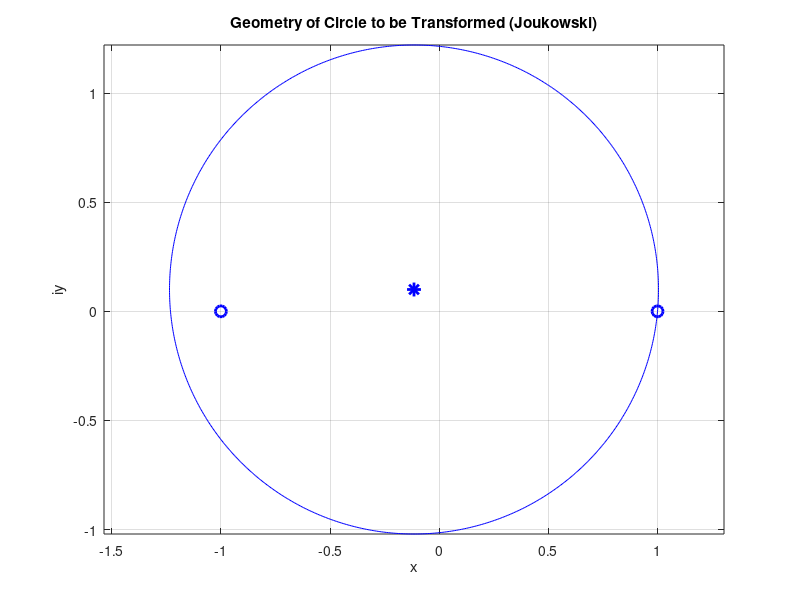
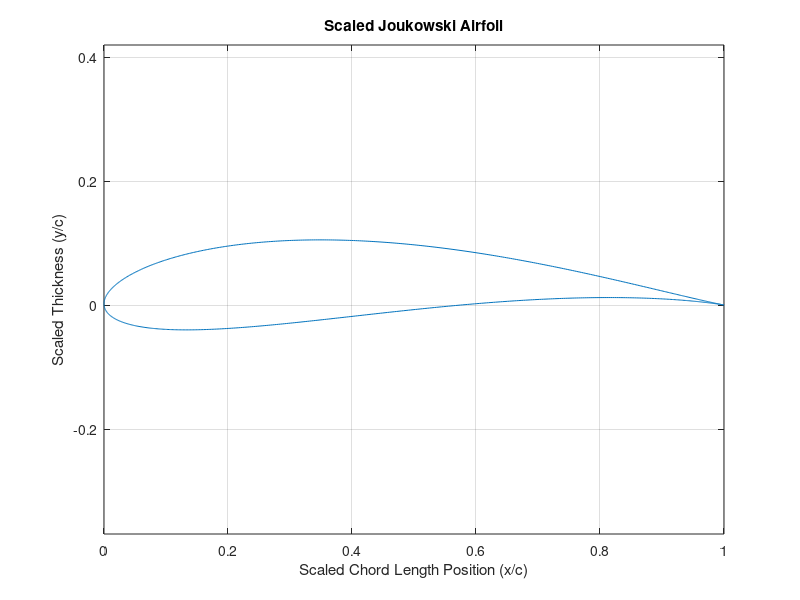
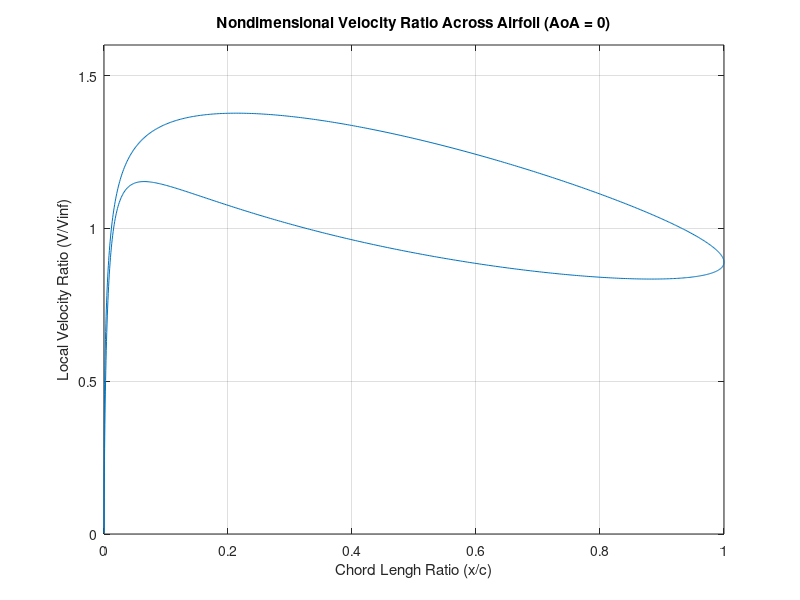
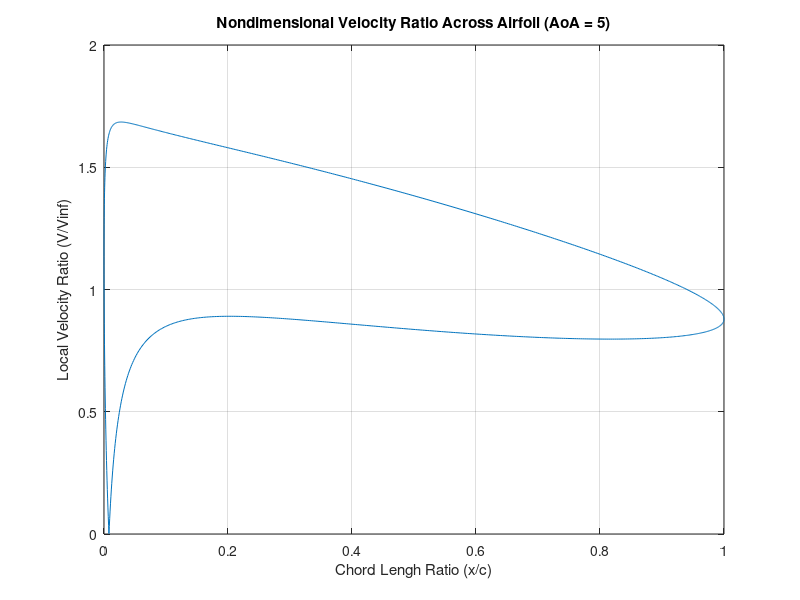

Write the MATLAB code that produced these figures, in order.
%% Von Mises Computer Program Project

% Calculate Circle Center and Radius from Thickness and Camber Ratio
camber_ratio = 0.05;                                % Camber ratio
beta_input = atan(2*camber_ratio);                  % beta value for Joukowski transform
thickness_ratio = 0.15;                             % Thickness Ratio
epsilon = thickness_ratio/1.299;                    % epsilon for center circle
b = 1;                                              % b value for Joukowski transform 
mu = (-epsilon*b) + 1i*(b*tan(beta_input))          % Center circle
a = abs(b - mu);                                    % Circle radius

% Geometry of Circle to be Transformed
theta_TE = angle(b - mu);                           % Theta at trailing edge
theta = linspace(theta_TE, theta_TE + 2*pi, 900); 
zeta = mu + a*exp(1i*theta);                   

% Plotting Circle
figure                                       
plot(real(zeta),imag(zeta), 'b-')
hold on
plot(real(mu), imag(mu), 'b*', 'MarkerSize', 10, 'LineWidth', 2); 
joukowski_zeros = [b, -b];

plot(real(joukowski_zeros), imag(joukowski_zeros), 'bo', 'MarkerSize', 8, 'LineWidth', 2);
hold off; 
axis equal
grid on;
xlabel('x')
ylabel('iy')
title('Geometry of Circle to be Transformed (Joukowski)')

% Joukowski Airfoil Transformation
z = zeta + (b^2 ./ zeta);                           % Airfoil in Z plane
xLE = min(real(z));                                 % Leading edge in real plane
xTE = max(real(z));                                 % Trailing edge in real plane
c = xTE - xLE;                                      % Chord length
xc = (real(z) - xLE) / c;                           % x/c
yc = imag(z) / c;                                   % y/c

figure                                              % Figure 2
plot(xc,yc)                                         % Plot airfoil
xlim([0 1])
axis equal
grid on;
xlabel("Scaled Chord Length Position (x/c)")
ylabel('Scaled Thickness (y/c)')
title('Scaled Joukowski Airfoil')

% Velocity Destribution
beta_geom = -theta_TE;                              % beta for trailing edge

% Angle of Attack = 0
alpha = (pi/180)*0;      

% Calculate v/vinf
V_s_Vinf = (2*abs ( (sin(alpha+beta_geom)) - (sin(alpha-theta)) ) );
dz_dzeta = (abs(1-(b^2 ./ zeta.^2)));
V_Vinf = V_s_Vinf ./ dz_dzeta;

% Fix the trailing edge (TE) points
V_TE = (b/a) * abs(cos(alpha + beta_geom));         % kutta condition
V_Vinf(1) = V_TE;                                   % first point
V_Vinf(end) = V_TE;                                 % last point

% Plot
figure
plot(xc,V_Vinf)
xlim([0 1])
ylim([0 1.6])
xlabel('Chord Lengh Ratio (x/c)')
ylabel('Local Velocity Ratio (V/Vinf)')
title('Nondimensional Velocity Ratio Across Airfoil (AoA = 0)')
grid on;

% Angle of Attack = 5
alpha = (pi/180)*5;

% Calculate V/Vinf
V_s_Vinf = (2*abs ( (sin(alpha+beta_geom)) - (sin(alpha-theta)) ) );
dz_dzeta = (abs(1-(b^2 ./ zeta.^2)));
V_Vinf = V_s_Vinf ./ dz_dzeta;
V_TE = (b/a) * abs(cos(alpha + beta_geom));          % kutta condition
V_Vinf(1) = V_TE;                                    % first point   
V_Vinf(end) = V_TE;                                  % last point

% Plot
figure
plot(xc,V_Vinf)
xlim([0 1])
ylim([0 2])
xlabel('Chord Lengh Ratio (x/c)')
ylabel('Local Velocity Ratio (V/Vinf)')
title('Nondimensional Velocity Ratio Across Airfoil (AoA = 5)')
grid on;

% Angle of Attack = 10
alpha = (pi/180)*10;

% Calculate V/Vinf
V_s_Vinf = (2*abs ( (sin(alpha+beta_geom)) - (sin(alpha-theta)) ) );
dz_dzeta = (abs(1-(b^2 ./ zeta.^2)));
V_Vinf = V_s_Vinf ./ dz_dzeta;
V_TE = (b/a) * abs(cos(alpha + beta_geom));            % kutta condition
V_Vinf(1) = V_TE;                                      % first point
V_Vinf(end) = V_TE;                                    % last point

% Plot
figure
plot(xc,V_Vinf)
xlim([0 1])
ylim([0 2.5])
xlabel('Chord Lengh Ratio (x/c)')
ylabel('Local Velocity Ratio (V/Vinf)')
title('Nondimensional Velocity Ratio Across Airfoil (AoA = 10)')
grid on;

% Angle of Attack = 15
alpha = (pi/180)*15;

% Calculate V/Vinf
V_s_Vinf = (2*abs ( (sin(alpha+beta_geom)) - (sin(alpha-theta)) ) );
dz_dzeta = (abs(1-(b^2 ./ zeta.^2)));
V_Vinf = V_s_Vinf ./ dz_dzeta;
V_TE = (b/a) * abs(cos(alpha + beta_geom));             % Kutta condition
V_Vinf(1) = V_TE;                                       % First point
V_Vinf(end) = V_TE;                                     % Last point

% Plot
figure
plot(xc,V_Vinf)
xlim([0 1])
ylim([0 3.5])
xlabel('Chord Lengh Ratio (x/c)')
ylabel('Local Velocity Ratio (V/Vinf)')
title('Nondimensional Velocity Ratio Across Airfoil (AoA = 15)')
grid on;

% Von Mises Airfoil Transformation

% R = 1.111, UR=-0.072, UI=0.290 from von mises check case
a = 1.111;                                      
mu = -0.072 + 1i*0.290;     
zT = 1.0; 

% Geometry of Circle to be Transformed
theta_TE = angle(zT - mu); 
theta = linspace(theta_TE, theta_TE + 2*pi, 400); 
zeta = mu + a*exp(1i*theta);       

% Kutta condition
beta_geom = -theta_TE;

% Von Mises Circle
figure
plot(real(zeta), imag(zeta), 'b-') 
hold on;
plot(real(mu), imag(mu), 'b*', 'MarkerSize', 10, 'LineWidth', 2);

z2 = -1.0 + 0i;
z3 = 0.370 - 0.471i;
z4 = -0.370 + 0.471i;
vm_zeros = [zT, z2, z3, z4];

plot(real(vm_zeros), imag(vm_zeros), 'bo', 'MarkerSize', 8, 'LineWidth', 2);
hold off;
axis equal
grid on;
xlabel('x')
ylabel('iy')
title('Geometry of Circle (von Mises)')

% zeta values from Von Mises check case
z2 = -1.0 + 0i;
z3 = 0.370 - 0.471i;
z4 = -0.370 + 0.471i;

% Calculate c1,c2,c3 coefficients
c1 = zT^2 - z2*(z3+z4) - z3*z4;
c2 = 0.5 * (zT*(z2*(z3+z4) + z3*z4) + z2*z3*z4);
c3 = (-1/3) * (zT*z2*z3*z4);

% Von Mises Transformation
z = zeta + c1./zeta + c2./(zeta.^2) + c3./(zeta.^3);

% x/c and y/c normalization
xLE = min(real(z));                             
xTE = max(real(z));                             
c = xTE - xLE;                                  
xc = (real(z) - xLE) / c;                       
yc = imag(z) / c;   

coords = [xc(:) yc(:)];

fid = fopen('vonmises.dat','w');
fprintf(fid, 'vonMises_airfoil\n');           % title line
fprintf(fid, '% .6f  % .6f\n', coords.');     % x  y lines
fclose(fid);

% Plotting
figure
plot(xc,yc)                                     
axis equal
grid on;
xlabel("Scaled Chord Length Position (x/c)")
ylabel('Scaled Thickness (y/c)')
title('Scaled von Mises Airfoil')

% Velocity Distribution

% Angle of Attack = 5
alpha = (pi/180)*5;

% Numerator for V/Vinf
V_s_Vinf = (2*abs ( (sin(alpha+beta_geom)) - (sin(alpha-theta)) ) );

% New denominator for V/Vinf
dz_dzeta_factored = (1 - zT./zeta) .* (1 - z2./zeta) .* (1 - z3./zeta) .* (1 - z4./zeta);
dz_dzeta = abs(dz_dzeta_factored);

% V/Vinf calculation
V_Vinf = V_s_Vinf ./ dz_dzeta;

% Numerator for Kutta condition
V_TE_numerator = 2 * abs(cos(alpha + beta_geom)) / a;

% Denominator for Kutta condition
zT_pp = (1/zT) * (1 - z2/zT) * (1 - z3/zT) * (1 - z4/zT);
V_TE_denominator = abs(zT_pp);

% Kutta condition
V_TE = V_TE_numerator / V_TE_denominator;

% First and Last Elements
V_Vinf(1) = V_TE;     
V_Vinf(end) = V_TE;   

% Plotting
figure
plot(xc,V_Vinf)
xlim([0 1])
ylim([0 2.4]) 
xlabel('Chord Lengh Ratio (x/c)')
ylabel('Local Velocity Ratio (V/Vinf)')
title('von Mises Velocity Distribution (AoA = 5)')
grid on;

% Angle of Attack = 0
alpha = (pi/180)*0;

% Numerator for V/Vinf
V_s_Vinf = (2*abs ( (sin(alpha+beta_geom)) - (sin(alpha-theta)) ) );

% New denominator for V/Vinf
dz_dzeta_factored = (1 - zT./zeta) .* (1 - z2./zeta) .* (1 - z3./zeta) .* (1 - z4./zeta);
dz_dzeta = abs(dz_dzeta_factored);

% V/Vinf calculation
V_Vinf = V_s_Vinf ./ dz_dzeta;

% Numerator for Kutta condition
V_TE_numerator = 2 * abs(cos(alpha + beta_geom)) / a;

% Denominator for Kutta condition
zT_pp = (1/zT) * (1 - z2/zT) * (1 - z3/zT) * (1 - z4/zT);
V_TE_denominator = abs(zT_pp);

% Kutta condition
V_TE = V_TE_numerator / V_TE_denominator;

% First and Last Elements
V_Vinf(1) = V_TE;     
V_Vinf(end) = V_TE;   

% Plotting
figure
plot(xc,V_Vinf)
xlim([0 1])
ylim([0 2.4]) 
xlabel('Chord Lengh Ratio (x/c)')
ylabel('Local Velocity Ratio (V/Vinf)')
title('von Mises Velocity Distribution (AoA = 0)')
grid on;

% Angle of Attack = 10
alpha = (pi/180)*10;

% Numerator for V/Vinf
V_s_Vinf = (2*abs ( (sin(alpha+beta_geom)) - (sin(alpha-theta)) ) );

% New denominator for V/Vinf
dz_dzeta_factored = (1 - zT./zeta) .* (1 - z2./zeta) .* (1 - z3./zeta) .* (1 - z4./zeta);
dz_dzeta = abs(dz_dzeta_factored);

% V/Vinf calculation
V_Vinf = V_s_Vinf ./ dz_dzeta;

% Numerator for Kutta condition
V_TE_numerator = 2 * abs(cos(alpha + beta_geom)) / a;

% Denominator for Kutta condition
zT_pp = (1/zT) * (1 - z2/zT) * (1 - z3/zT) * (1 - z4/zT);
V_TE_denominator = abs(zT_pp);

% Kutta condition
V_TE = V_TE_numerator / V_TE_denominator;

% First and Last Elements
V_Vinf(1) = V_TE;     
V_Vinf(end) = V_TE;   

% Plotting
figure
plot(xc,V_Vinf)
xlim([0 1])
ylim([0 2.8]) 
xlabel('Chord Lengh Ratio (x/c)')
ylabel('Local Velocity Ratio (V/Vinf)')
title('von Mises Velocity Distribution (AoA = 10)')
grid on;

% Angle of Attack = 15
alpha = (pi/180)*15;

% Numerator for V/Vinf
V_s_Vinf = (2*abs ( (sin(alpha+beta_geom)) - (sin(alpha-theta)) ) );

% New denominator for V/Vinf
dz_dzeta_factored = (1 - zT./zeta) .* (1 - z2./zeta) .* (1 - z3./zeta) .* (1 - z4./zeta);
dz_dzeta = abs(dz_dzeta_factored);

% V/Vinf calculation
V_Vinf = V_s_Vinf ./ dz_dzeta;

% Numerator for Kutta condition
V_TE_numerator = 2 * abs(cos(alpha + beta_geom)) / a;

% Denominator for Kutta condition
zT_pp = (1/zT) * (1 - z2/zT) * (1 - z3/zT) * (1 - z4/zT);
V_TE_denominator = abs(zT_pp);

% Kutta condition
V_TE = V_TE_numerator / V_TE_denominator;

% First and Last Elements
V_Vinf(1) = V_TE;     
V_Vinf(end) = V_TE;   

% Plotting
figure
plot(xc,V_Vinf)
xlim([0 1])
ylim([0 4]) 
xlabel('Chord Lengh Ratio (x/c)')
ylabel('Local Velocity Ratio (V/Vinf)')
title('von Mises Velocity Distribution (AoA = 15)')
grid on;
